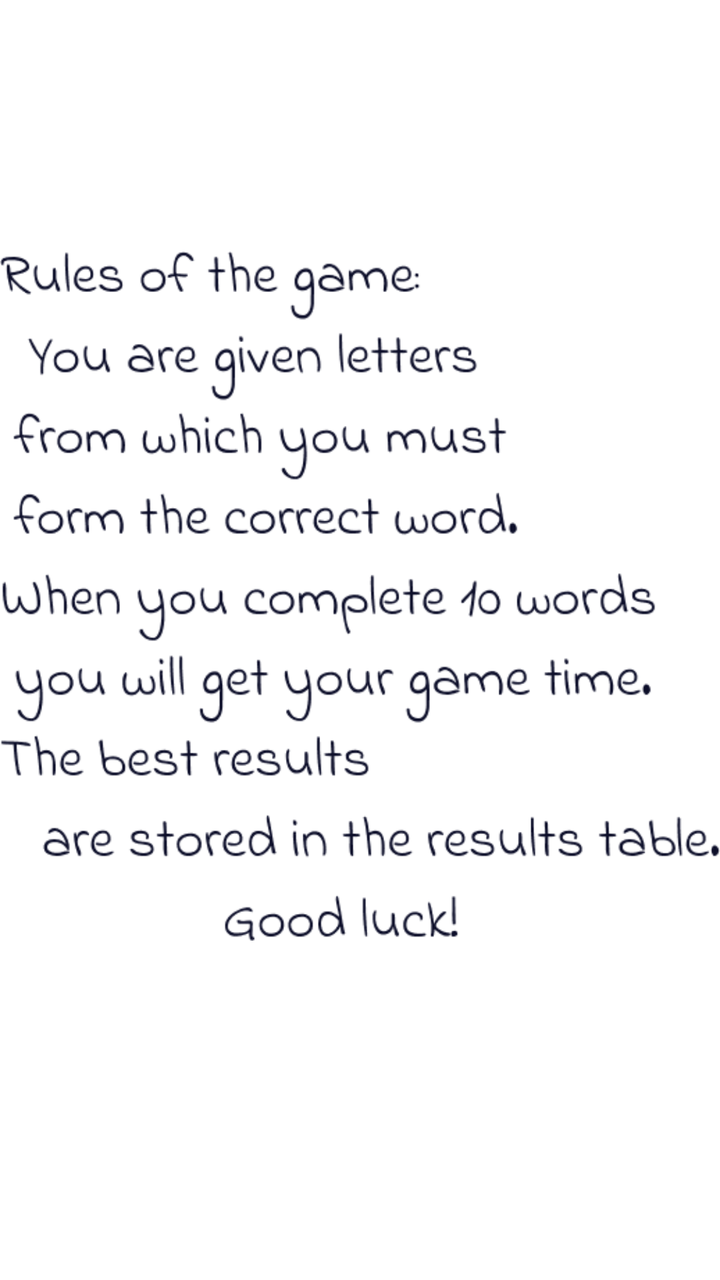
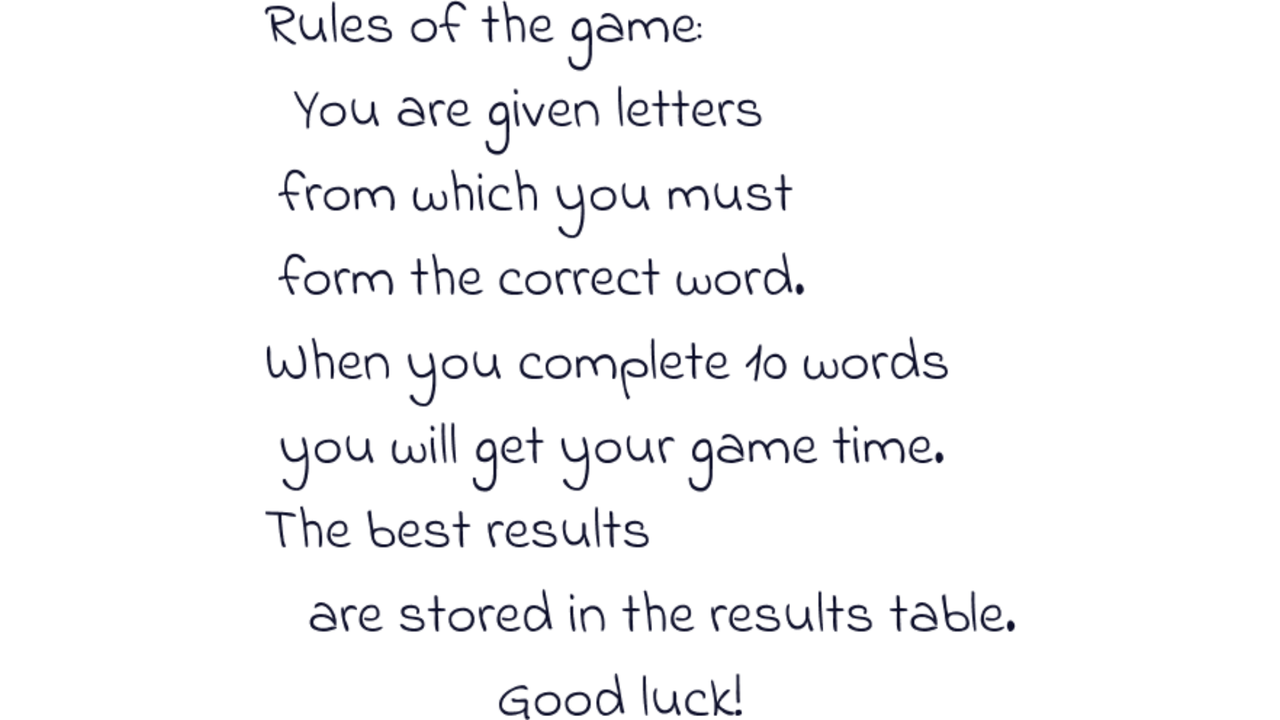

Two renders of one Android screen. The first uses the default layout on a phone; the second uses the alternative layout the repository ships for a different screen configuration, on a matching device. The two XML files are below.
<!-- AndroidManifest.xml: application theme Theme.Slova -->
<!-- res/layout/activity_rules.xml -->
<?xml version="1.0" encoding="utf-8"?>
<androidx.constraintlayout.widget.ConstraintLayout xmlns:android="http://schemas.android.com/apk/res/android"
    xmlns:app="http://schemas.android.com/apk/res-auto"
    xmlns:tools="http://schemas.android.com/tools"
    android:layout_width="match_parent"
    android:layout_height="match_parent"
    tools:context=".ActivityRules"
    android:background="@drawable/bg_v"
    >


    <ImageView
        android:id="@+id/imageView5"
        android:layout_width="wrap_content"
        android:layout_height="wrap_content"
        app:srcCompat="@drawable/rrylse"
        app:layout_constraintTop_toTopOf="parent"
        app:layout_constraintLeft_toLeftOf="parent"
        android:layout_marginTop="50dp"

        />
</androidx.constraintlayout.widget.ConstraintLayout>
<!-- resources referenced by this layout -->
<resources>
  <!-- drawable rrylse: png bitmap (drawable-v24, 56914 bytes) -->
  <style name="Theme.Slova" parent="Theme.MaterialComponents.DayNight.DarkActionBar">
          
          <item name="colorPrimary">@color/purple_500</item>
          <item name="colorPrimaryVariant">@color/purple_700</item>
          <item name="colorOnPrimary">@color/white</item>
          
          <item name="colorSecondary">@color/teal_200</item>
          <item name="colorSecondaryVariant">@color/teal_700</item>
          <item name="colorOnSecondary">@color/black</item>
          
          <item name="android:statusBarColor" tools:targetApi="l">?attr/colorPrimaryVariant</item>
          
      </style>
</resources>
<!-- res/layout-land/activity_rules.xml (the author's variant of the layout above) -->
<!-- drawn on the phone turned sideways -->
<?xml version="1.0" encoding="utf-8"?>
<androidx.constraintlayout.widget.ConstraintLayout xmlns:android="http://schemas.android.com/apk/res/android"
    xmlns:app="http://schemas.android.com/apk/res-auto"
    xmlns:tools="http://schemas.android.com/tools"
    android:layout_width="match_parent"
    android:layout_height="match_parent"
    android:background="@drawable/bg_h"

    >


    <ImageView
        android:id="@+id/imageView3"
        android:layout_width="wrap_content"
        android:layout_height="wrap_content"
        app:srcCompat="@drawable/rrylse"
        app:layout_constraintLeft_toLeftOf="parent"
        app:layout_constraintRight_toRightOf="parent"
        app:layout_constraintTop_toTopOf="parent"
         />
</androidx.constraintlayout.widget.ConstraintLayout>
